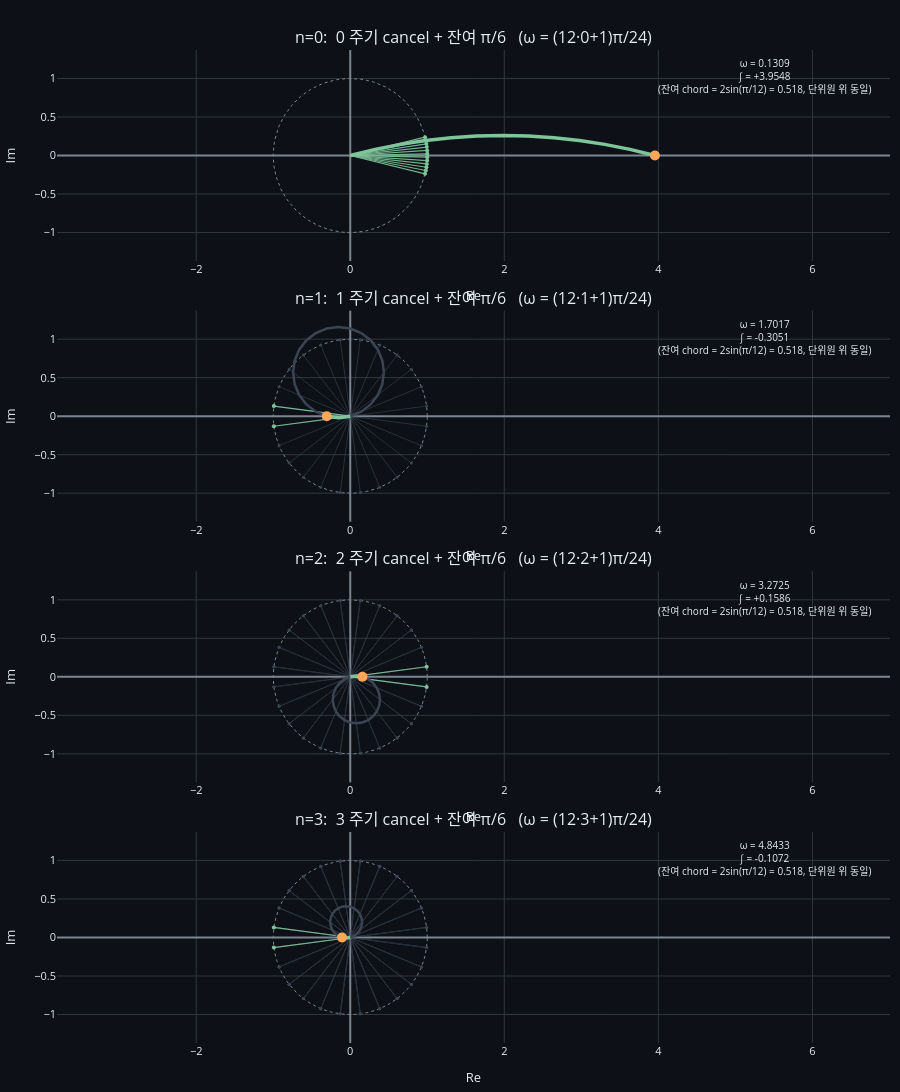

Notebook source saved alongside this figure:
### Markdown cell above
## Phase 2 — `1/ω` 감쇠가 어디서 나오는가

이제 잔여각 $\theta_\text{res} = \pi/6$을 **고정**하고 ω를 점점 키운다. 그러면 ω가 클수록 적분 구간 [-W, W] 안에 단위벡터의 한 주기(2π)가 더 많이 들어간다 — 그 주기 묶음들은 정확히 cancel되어 0. 남는 건 *마지막 못 채운 잔여 호*뿐.

조건: $2\omega W = 2\pi n + \pi/6$ → ω_n = (12n + 1)π/24 (W=2).

| n | 사라지는 주기 묶음 | ω_n | 총 회전각 |
|---|---|---|---|
| 0 | 0 (잔여만) | π/24 | π/6 |
| 1 | 1 주기 | 13π/24 | 2π + π/6 |
| 2 | 2 주기 | 25π/24 | 4π + π/6 |
| 3 | 3 주기 | 37π/24 | 6π + π/6 |

**핵심 관찰**: 잔여 호의 chord 길이는 모두 동일 (2sin(π/12) ≈ 0.518). 그런데 *적분값*은 1/ω로 줄어든다. 이유는 같은 호를 만드는 데 들인 시간이 ω에 반비례하게 줄었기 때문 — 각 단위벡터의 가중치 dt는 같지만, ω가 클수록 단위벡터들이 단위원 위에서 *듬성하게* 분포 (밀도 ∝ 1/ω). 그래서 적분 = chord × (1/ω 비례 가중치).

각 패널은 Phase 1과 같은 한 복소평면 — 왼쪽에 단위원과 단위벡터들 (회색 = 한 주기 묶음, 초록 = 잔여 호), 거기서 시작해 Re축으로 뻗는 누적 호. ω가 커질수록:
- 회색 묶음(한 주기 cancel)이 1, 2, 3개로 늘어남
- 회색 + 잔여 단위벡터들의 *간격*이 ω·Δt로 듬성해짐
- 누적 호 끝점이 1/ω로 Re축의 작은 값으로 수렴

### Code cell
ns_phase2 = [0, 1, 2, 3]

# Phase 1과 같은 가로 범위 — 1/ω 감쇠가 끝점 위치에서 직접 보이도록
X_MAX_P2 = 4.5
X_MIN_P2 = -1.3
Y_LIM_P2 = 1.3

# 각 ω_n에서 단위벡터 화살표 개수: 한 주기당 12개 정도면 시각적으로 OK.
# n=0은 잔여만 있으니 12개; n=k는 (k 주기 + 잔여) 가 12·(k+0.5) ≈ 12k+6개 정도가 적당.
# (잔여각 π/6은 한 주기 2π의 1/12라 6개가 아니라 2개 — 너무 작음 → 한 주기에 24개로 잡고
#  잔여 6개로 가는 게 잔여 시각화에 더 좋음)
ARROWS_PER_PERIOD = 24

fig = go.Figure()
fig.set_subplots(rows=4, cols=1, vertical_spacing=0.05,
                 subplot_titles=[f'n={n}:  {n} 주기 cancel + 잔여 π/6   '
                                 f'(ω = (12·{n}+1)π/24)' for n in ns_phase2])

for row, n in enumerate(ns_phase2, start=1):
    omega = (12 * n + 1) * np.pi / 24      # W=2 가정
    # 단위벡터 개수: 한 주기당 ARROWS_PER_PERIOD개 + 잔여(잔여각 π/6 = 한 주기의 1/12)
    n_per = ARROWS_PER_PERIOD * n          # n주기 묶음
    n_res = ARROWS_PER_PERIOD // 12         # 잔여 (대략, 한 주기/12)
    n_total = max(n_per + n_res, 12)        # n=0이면 12개 (잔여만이지만 시각화 위해 충분히)

    dt = 2 * W / n_total
    t_k = -W + np.arange(n_total) * dt + dt / 2
    unit_vecs = np.exp(-1j * omega * t_k)
    arrows = unit_vecs * dt
    cum = np.concatenate([[0+0j], np.cumsum(arrows)])

    # 한 주기 묶음 / 잔여 분기 — 정확한 boundary는 t축에서 (-W + n주기길이)
    # 한 주기 시간 = 2π/ω. n주기 = n·2π/ω. boundary t = -W + n·2π/ω
    # 거기까지의 단위벡터 개수 = n·2π / (ω·dt)
    one_period_arrows = 2 * np.pi / (omega * dt)   # float
    boundary = int(round(n * one_period_arrows))   # 정수 인덱스

    # 단위원 (점선)
    th = np.linspace(0, 2*np.pi, 200)
    fig.add_trace(go.Scatter(x=np.cos(th), y=np.sin(th), mode='lines',
                             line=dict(color=_AXIS, width=1, dash='dot'),
                             hoverinfo='skip', showlegend=False),
                  row=row, col=1)

    # 한 주기 묶음 단위벡터 화살표 (회색 dim) — 0..boundary-1
    if boundary > 0:
        uv_dim = unit_vecs[:boundary]
        m = len(uv_dim)
        xs = np.empty(3*m); ys = np.empty(3*m)
        xs[0::3] = 0; xs[1::3] = uv_dim.real; xs[2::3] = np.nan
        ys[0::3] = 0; ys[1::3] = uv_dim.imag; ys[2::3] = np.nan
        fig.add_trace(go.Scatter(x=xs, y=ys, mode='lines',
                                 line=dict(color=_DIM, width=1),
                                 opacity=0.6, hoverinfo='skip', showlegend=False),
                      row=row, col=1)
        fig.add_trace(go.Scatter(x=uv_dim.real, y=uv_dim.imag, mode='markers',
                                 marker=dict(color=_DIM, size=3),
                                 hoverinfo='skip', showlegend=False),
                      row=row, col=1)

    # 잔여 단위벡터 화살표 (강조 초록) — boundary..end
    uv_res = unit_vecs[boundary:]
    m = len(uv_res)
    if m > 0:
        xs = np.empty(3*m); ys = np.empty(3*m)
        xs[0::3] = 0; xs[1::3] = uv_res.real; xs[2::3] = np.nan
        ys[0::3] = 0; ys[1::3] = uv_res.imag; ys[2::3] = np.nan
        fig.add_trace(go.Scatter(x=xs, y=ys, mode='lines',
                                 line=dict(color=_GREEN, width=1.2),
                                 opacity=0.9, hoverinfo='skip', showlegend=False),
                      row=row, col=1)
        fig.add_trace(go.Scatter(x=uv_res.real, y=uv_res.imag, mode='markers',
                                 marker=dict(color=_GREEN, size=4),
                                 hoverinfo='skip', showlegend=False),
                      row=row, col=1)

    # 한 주기 묶음 누적 호 (회색)
    if boundary > 0:
        fig.add_trace(go.Scatter(x=cum.real[:boundary+1], y=cum.imag[:boundary+1],
                                 mode='lines',
                                 line=dict(color=_DIM, width=2.5),
                                 hoverinfo='skip', showlegend=False),
                      row=row, col=1)

    # 잔여 누적 호 (초록 강조) — Re축 끝점에서 멈춤
    fig.add_trace(go.Scatter(x=cum.real[boundary:], y=cum.imag[boundary:],
                             mode='lines',
                             line=dict(color=_GREEN, width=3.5),
                             hoverinfo='skip', showlegend=False),
                  row=row, col=1)

    # 누적 끝점 = X(jω)
    fig.add_trace(go.Scatter(x=[cum.real[-1]], y=[cum.imag[-1]],
                             mode='markers',
                             marker=dict(color=_ORANGE, size=10, symbol='circle'),
                             hoverinfo='skip', showlegend=False),
                  row=row, col=1)

    # 라벨
    integ = cum[-1]
    fig.add_annotation(
        text=(f'ω = {omega:.4f}<br>'
              f'∫ = {integ.real:+.4f}<br>'
              f'(잔여 chord = 2sin(π/12) = 0.518, 단위원 위 동일)'),
        xref=f'x{row} domain' if row>1 else 'x domain',
        yref=f'y{row} domain' if row>1 else 'y domain',
        x=0.98, y=0.98, xanchor='right', yanchor='top',
        showarrow=False, font=dict(color=_FG, size=10),
    )

fig.update_layout(
    paper_bgcolor=_BG, plot_bgcolor=_BG,
    font=dict(color=_FG, size=11),
    margin=dict(l=10, r=10, t=50, b=20),
    height=1100, showlegend=False,
)
ax_pairs_p2 = [('xaxis', 'y'), ('xaxis2', 'y2'),
                ('xaxis3', 'y3'), ('xaxis4', 'y4')]
for ax_name, scale_target in ax_pairs_p2:
    fig.layout[ax_name].update(range=[X_MIN_P2, X_MAX_P2], gridcolor=_GRID,
                                zerolinecolor=_AXIS, color=_FG,
                                scaleanchor=scale_target, scaleratio=1,
                                title='Re')
for ay in ['yaxis', 'yaxis2', 'yaxis3', 'yaxis4']:
    fig.layout[ay].update(range=[-Y_LIM_P2, Y_LIM_P2], gridcolor=_GRID,
                          zerolinecolor=_AXIS, color=_FG, title='Im')
fig.show()

# 수치 확인 표 (정확한 적분은 dense 샘플링으로)
print('\nn   ω         |∫|     ∫.real      ∫.imag       chord_len_unit_circle')
for n in ns_phase2:
    omega = (12*n + 1) * np.pi / 24
    arrows_d, cum_d, chord_pts_d = make_unit_arrows(omega, W, n_points=2000)
    integ = cum_d[-1]
    chord_unit = abs(chord_pts_d[1] - chord_pts_d[0])
    print(f'{n}   {omega:.4f}   {abs(integ):.4f}   {integ.real:+.4f}   {integ.imag:+.4f}   {chord_unit:.4f}')

### Figure 1 — Plotly figure (JSON) as saved in the notebook; plotly's stock layout.template omitted (floating-point values rounded to 4 significant figures; data arrays with more than 128 entries replaced by an {"elided": "..."} marker saying what was removed)
{"data": [{"hoverinfo": "skip", "line": {"color": "#7d8590", "dash": "dot", "width": 1}, "mode": "lines", "showlegend": false, "type": "scatter", "x": {"elided": "200 float values"}, "xaxis": "x", "y": {"elided": "200 float values"}, "yaxis": "y"}, {"hoverinfo": "skip", "line": {"color": "#7ec699", "width": 1.2}, "mode": "lines", "opacity": 0.9, "showlegend": false, "type": "scatter", "x": [0.0, 0.9713, NaN, 0.0, 0.9808, NaN, 0.0, 0.9884, NaN, 0.0, 0.9941, NaN, 0.0, 0.9979, NaN, 0.0, 0.9998, NaN, 0.0, 0.9998, NaN, 0.0, 0.9979, NaN, 0.0, 0.9941, NaN, 0.0, 0.9884, NaN, 0.0, 0.9808, NaN, 0.0, 0.9713, NaN], "xaxis": "x", "y": [0.0, 0.2377, NaN, 0.0, 0.1951, NaN, 0.0, 0.1521, NaN, 0.0, 0.1089, NaN, 0.0, 0.0654, NaN, 0.0, 0.02181, NaN, 0.0, -0.02181, NaN, 0.0, -0.0654, NaN, 0.0, -0.1089, NaN, 0.0, -0.1521, NaN, 0.0, -0.1951, NaN, 0.0, -0.2377, NaN], "yaxis": "y"}, {"hoverinfo": "skip", "marker": {"color": "#7ec699", "size": 4}, "mode": "markers", "showlegend": false, "type": "scatter", "x": [0.9713, 0.9808, 0.9884, 0.9941, 0.9979, 0.9998, 0.9998, 0.9979, 0.9941, 0.9884, 0.9808, 0.9713], "xaxis": "x", "y": [0.2377, 0.1951, 0.1521, 0.1089, 0.0654, 0.02181, -0.02181, -0.0654, -0.1089, -0.1521, -0.1951, -0.2377], "yaxis": "y"}, {"hoverinfo": "skip", "line": {"color": "#7ec699", "width": 3.5}, "mode": "lines", "showlegend": false, "type": "scatter", "x": [0.0, 0.3238, 0.6507, 0.9802, 1.312, 1.644, 1.977, 2.311, 2.643, 2.975, 3.304, 3.631, 3.955], "xaxis": "x", "y": [0.0, 0.07923, 0.1443, 0.195, 0.2313, 0.2531, 0.2603, 0.2531, 0.2313, 0.195, 0.1443, 0.07923, 8.327e-17], "yaxis": "y"}, {"hoverinfo": "skip", "marker": {"color": "#ffa657", "size": 10, "symbol": "circle"}, "mode": "markers", "showlegend": false, "type": "scatter", "x": [3.955], "xaxis": "x", "y": [8.327e-17], "yaxis": "y"}, {"hoverinfo": "skip", "line": {"color": "#7d8590", "dash": "dot", "width": 1}, "mode": "lines", "showlegend": false, "type": "scatter", "x": {"elided": "200 float values"}, "xaxis": "x2", "y": {"elided": "200 float values"}, "yaxis": "y2"}, {"hoverinfo": "skip", "line": {"color": "#3a4452", "width": 1}, "mode": "lines", "opacity": 0.6, "showlegend": false, "type": "scatter", "x": [0.0, -0.9914, NaN, 0.0, -0.9914, NaN, 0.0, -0.9239, NaN, 0.0, -0.7934, NaN, 0.0, -0.6088, NaN, 0.0, -0.3827, NaN, 0.0, -0.1305, NaN, 0.0, 0.1305, NaN, 0.0, 0.3827, NaN, 0.0, 0.6088, NaN, 0.0, 0.7934, NaN, 0.0, 0.9239, NaN, 0.0, 0.9914, NaN, 0.0, 0.9914, NaN, 0.0, 0.9239, NaN, 0.0, 0.7934, NaN, 0.0, 0.6088, NaN, 0.0, 0.3827, NaN, 0.0, 0.1305, NaN, 0.0, -0.1305, NaN, 0.0, -0.3827, NaN, 0.0, -0.6088, NaN, 0.0, -0.7934, NaN, 0.0, -0.9239, NaN], "xaxis": "x2", "y": [0.0, -0.1305, NaN, 0.0, 0.1305, NaN, 0.0, 0.3827, NaN, 0.0, 0.6088, NaN, 0.0, 0.7934, NaN, 0.0, 0.9239, NaN, 0.0, 0.9914, NaN, 0.0, 0.9914, NaN, 0.0, 0.9239, NaN, 0.0, 0.7934, NaN, 0.0, 0.6088, NaN, 0.0, 0.3827, NaN, 0.0, 0.1305, NaN, 0.0, -0.1305, NaN, 0.0, -0.3827, NaN, 0.0, -0.6088, NaN, 0.0, -0.7934, NaN, 0.0, -0.9239, NaN, 0.0, -0.9914, NaN, 0.0, -0.9914, NaN, 0.0, -0.9239, NaN, 0.0, -0.7934, NaN, 0.0, -0.6088, NaN, 0.0, -0.3827, NaN], "yaxis": "y2"}, {"hoverinfo": "skip", "marker": {"color": "#3a4452", "size": 3}, "mode": "markers", "showlegend": false, "type": "scatter", "x": [-0.9914, -0.9914, -0.9239, -0.7934, -0.6088, -0.3827, -0.1305, 0.1305, 0.3827, 0.6088, 0.7934, 0.9239, 0.9914, 0.9914, 0.9239, 0.7934, 0.6088, 0.3827, 0.1305, -0.1305, -0.3827, -0.6088, -0.7934, -0.9239], "xaxis": "x2", "y": [-0.1305, 0.1305, 0.3827, 0.6088, 0.7934, 0.9239, 0.9914, 0.9914, 0.9239, 0.7934, 0.6088, 0.3827, 0.1305, -0.1305, -0.3827, -0.6088, -0.7934, -0.9239, -0.9914, -0.9914, -0.9239, -0.7934, -0.6088, -0.3827], "yaxis": "y2"}, {"hoverinfo": "skip", "line": {"color": "#7ec699", "width": 1.2}, "mode": "lines", "opacity": 0.9, "showlegend": false, "type": "scatter", "x": [0.0, -0.9914, NaN, 0.0, -0.9914, NaN], "xaxis": "x2", "y": [0.0, -0.1305, NaN, 0.0, 0.1305, NaN], "yaxis": "y2"}, {"hoverinfo": "skip", "marker": {"color": "#7ec699", "size": 4}, "mode": "markers", "showlegend": false, "type": "scatter", "x": [-0.9914, -0.9914], "xaxis": "x2", "y": [-0.1305, 0.1305], "yaxis": "y2"}, {"hoverinfo": "skip", "line": {"color": "#3a4452", "width": 2.5}, "mode": "lines", "showlegend": false, "type": "scatter", "x": [0.0, -0.1525, -0.3051, -0.4472, -0.5692, -0.6629, -0.7218, -0.7419, -0.7218, -0.6629, -0.5692, -0.4472, -0.3051, -0.1525, 0.0, 0.1421, 0.2642, 0.3578, 0.4167, 0.4368, 0.4167, 0.3578, 0.2642, 0.1421, -2.498e-16], "xaxis": "x2", "y": [0.0, -0.02008, -1.041e-16, 0.05887, 0.1525, 0.2746, 0.4167, 0.5692, 0.7218, 0.8639, 0.986, 1.08, 1.138, 1.159, 1.138, 1.08, 0.986, 0.8639, 0.7218, 0.5692, 0.4167, 0.2746, 0.1525, 0.05887, -1.943e-16], "yaxis": "y2"}, {"hoverinfo": "skip", "line": {"color": "#7ec699", "width": 3.5}, "mode": "lines", "showlegend": false, "type": "scatter", "x": [-2.498e-16, -0.1525, -0.3051], "xaxis": "x2", "y": [-1.943e-16, -0.02008, -9.021e-17], "yaxis": "y2"}, {"hoverinfo": "skip", "marker": {"color": "#ffa657", "size": 10, "symbol": "circle"}, "mode": "markers", "showlegend": false, "type": "scatter", "x": [-0.3051], "xaxis": "x2", "y": [-9.021e-17], "yaxis": "y2"}, {"hoverinfo": "skip", "line": {"color": "#7d8590", "dash": "dot", "width": 1}, "mode": "lines", "showlegend": false, "type": "scatter", "x": {"elided": "200 float values"}, "xaxis": "x3", "y": {"elided": "200 float values"}, "yaxis": "y3"}, {"hoverinfo": "skip", "line": {"color": "#3a4452", "width": 1}, "mode": "lines", "opacity": 0.6, "showlegend": false, "type": "scatter", "x": {"elided": "144 float values"}, "xaxis": "x3", "y": {"elided": "144 float values"}, "yaxis": "y3"}, {"hoverinfo": "skip", "marker": {"color": "#3a4452", "size": 3}, "mode": "markers", "showlegend": false, "type": "scatter", "x": [0.9914, 0.9914, 0.9239, 0.7934, 0.6088, 0.3827, 0.1305, -0.1305, -0.3827, -0.6088, -0.7934, -0.9239, -0.9914, -0.9914, -0.9239, -0.7934, -0.6088, -0.3827, -0.1305, 0.1305, 0.3827, 0.6088, 0.7934, 0.9239, 0.9914, 0.9914, 0.9239, 0.7934, 0.6088, 0.3827, 0.1305, -0.1305, -0.3827, -0.6088, -0.7934, -0.9239, -0.9914, -0.9914, -0.9239, -0.7934, -0.6088, -0.3827, -0.1305, 0.1305, 0.3827, 0.6088, 0.7934, 0.9239], "xaxis": "x3", "y": [0.1305, -0.1305, -0.3827, -0.6088, -0.7934, -0.9239, -0.9914, -0.9914, -0.9239, -0.7934, -0.6088, -0.3827, -0.1305, 0.1305, 0.3827, 0.6088, 0.7934, 0.9239, 0.9914, 0.9914, 0.9239, 0.7934, 0.6088, 0.3827, 0.1305, -0.1305, -0.3827, -0.6088, -0.7934, -0.9239, -0.9914, -0.9914, -0.9239, -0.7934, -0.6088, -0.3827, -0.1305, 0.1305, 0.3827, 0.6088, 0.7934, 0.9239, 0.9914, 0.9914, 0.9239, 0.7934, 0.6088, 0.3827], "yaxis": "y3"}, {"hoverinfo": "skip", "line": {"color": "#7ec699", "width": 1.2}, "mode": "lines", "opacity": 0.9, "showlegend": false, "type": "scatter", "x": [0.0, 0.9914, NaN, 0.0, 0.9914, NaN], "xaxis": "x3", "y": [0.0, 0.1305, NaN, 0.0, -0.1305, NaN], "yaxis": "y3"}, {"hoverinfo": "skip", "marker": {"color": "#7ec699", "size": 4}, "mode": "markers", "showlegend": false, "type": "scatter", "x": [0.9914, 0.9914], "xaxis": "x3", "y": [0.1305, -0.1305], "yaxis": "y3"}, {"hoverinfo": "skip", "line": {"color": "#3a4452", "width": 2.5}, "mode": "lines", "showlegend": false, "type": "scatter", "x": [0.0, 0.07932, 0.1586, 0.2325, 0.296, 0.3447, 0.3753, 0.3858, 0.3753, 0.3447, 0.296, 0.2325, 0.1586, 0.07932, 0.0, -0.07391, -0.1374, -0.1861, -0.2167, -0.2271, -0.2167, -0.1861, -0.1374, -0.07391, -2.776e-17, 0.07932, 0.1586, 0.2325, 0.296, 0.3447, 0.3753, 0.3858, 0.3753, 0.3447, 0.296, 0.2325, 0.1586, 0.07932, -2.22e-16, -0.07391, -0.1374, -0.1861, -0.2167, -0.2271, -0.2167, -0.1861, -0.1374, -0.07391, 1.11e-16], "xaxis": "x3", "y": [0.0, 0.01044, 3.123e-17, -0.03061, -0.07932, -0.1428, -0.2167, -0.296, -0.3753, -0.4492, -0.5127, -0.5614, -0.592, -0.6025, -0.592, -0.5614, -0.5127, -0.4492, -0.3753, -0.296, -0.2167, -0.1428, -0.07932, -0.03061, -1.041e-17, 0.01044, 6.939e-18, -0.03061, -0.07932, -0.1428, -0.2167, -0.296, -0.3753, -0.4492, -0.5127, -0.5614, -0.592, -0.6025, -0.592, -0.5614, -0.5127, -0.4492, -0.3753, -0.296, -0.2167, -0.1428, -0.07932, -0.03061, 1.7e-16], "yaxis": "y3"}, {"hoverinfo": "skip", "line": {"color": "#7ec699", "width": 3.5}, "mode": "lines", "showlegend": false, "type": "scatter", "x": [1.11e-16, 0.07932, 0.1586], "xaxis": "x3", "y": [1.7e-16, 0.01044, 1.388e-16], "yaxis": "y3"}, {"hoverinfo": "skip", "marker": {"color": "#ffa657", "size": 10, "symbol": "circle"}, "mode": "markers", "showlegend": false, "type": "scatter", "x": [0.1586], "xaxis": "x3", "y": [1.388e-16], "yaxis": "y3"}, {"hoverinfo": "skip", "line": {"color": "#7d8590", "dash": "dot", "width": 1}, "mode": "lines", "showlegend": false, "type": "scatter", "x": {"elided": "200 float values"}, "xaxis": "x4", "y": {"elided": "200 float values"}, "yaxis": "y4"}, {"hoverinfo": "skip", "line": {"color": "#3a4452", "width": 1}, "mode": "lines", "opacity": 0.6, "showlegend": false, "type": "scatter", "x": {"elided": "216 float values"}, "xaxis": "x4", "y": {"elided": "216 float values"}, "yaxis": "y4"}, {"hoverinfo": "skip", "marker": {"color": "#3a4452", "size": 3}, "mode": "markers", "showlegend": false, "type": "scatter", "x": [-0.9914, -0.9914, -0.9239, -0.7934, -0.6088, -0.3827, -0.1305, 0.1305, 0.3827, 0.6088, 0.7934, 0.9239, 0.9914, 0.9914, 0.9239, 0.7934, 0.6088, 0.3827, 0.1305, -0.1305, -0.3827, -0.6088, -0.7934, -0.9239, -0.9914, -0.9914, -0.9239, -0.7934, -0.6088, -0.3827, -0.1305, 0.1305, 0.3827, 0.6088, 0.7934, 0.9239, 0.9914, 0.9914, 0.9239, 0.7934, 0.6088, 0.3827, 0.1305, -0.1305, -0.3827, -0.6088, -0.7934, -0.9239, -0.9914, -0.9914, -0.9239, -0.7934, -0.6088, -0.3827, -0.1305, 0.1305, 0.3827, 0.6088, 0.7934, 0.9239, 0.9914, 0.9914, 0.9239, 0.7934, 0.6088, 0.3827, 0.1305, -0.1305, -0.3827, -0.6088, -0.7934, -0.9239], "xaxis": "x4", "y": [-0.1305, 0.1305, 0.3827, 0.6088, 0.7934, 0.9239, 0.9914, 0.9914, 0.9239, 0.7934, 0.6088, 0.3827, 0.1305, -0.1305, -0.3827, -0.6088, -0.7934, -0.9239, -0.9914, -0.9914, -0.9239, -0.7934, -0.6088, -0.3827, -0.1305, 0.1305, 0.3827, 0.6088, 0.7934, 0.9239, 0.9914, 0.9914, 0.9239, 0.7934, 0.6088, 0.3827, 0.1305, -0.1305, -0.3827, -0.6088, -0.7934, -0.9239, -0.9914, -0.9914, -0.9239, -0.7934, -0.6088, -0.3827, -0.1305, 0.1305, 0.3827, 0.6088, 0.7934, 0.9239, 0.9914, 0.9914, 0.9239, 0.7934, 0.6088, 0.3827, 0.1305, -0.1305, -0.3827, -0.6088, -0.7934, -0.9239, -0.9914, -0.9914, -0.9239, -0.7934, -0.6088, -0.3827], "yaxis": "y4"}, {"hoverinfo": "skip", "line": {"color": "#7ec699", "width": 1.2}, "mode": "lines", "opacity": 0.9, "showlegend": false, "type": "scatter", "x": [0.0, -0.9914, NaN, 0.0, -0.9914, NaN], "xaxis": "x4", "y": [0.0, -0.1305, NaN, 0.0, 0.1305, NaN], "yaxis": "y4"}, {"hoverinfo": "skip", "marker": {"color": "#7ec699", "size": 4}, "mode": "markers", "showlegend": false, "type": "scatter", "x": [-0.9914, -0.9914], "xaxis": "x4", "y": [-0.1305, 0.1305], "yaxis": "y4"}, {"hoverinfo": "skip", "line": {"color": "#3a4452", "width": 2.5}, "mode": "lines", "showlegend": false, "type": "scatter", "x": [0.0, -0.05359, -0.1072, -0.1571, -0.2, -0.2329, -0.2536, -0.2607, -0.2536, -0.2329, -0.2, -0.1571, -0.1072, -0.05359, 1.735e-16, 0.04994, 0.09282, 0.1257, 0.1464, 0.1535, 0.1464, 0.1257, 0.09282, 0.04994, 3.469e-17, -0.05359, -0.1072, -0.1571, -0.2, -0.2329, -0.2536, -0.2607, -0.2536, -0.2329, -0.2, -0.1571, -0.1072, -0.05359, 2.012e-16, 0.04994, 0.09282, 0.1257, 0.1464, 0.1535, 0.1464, 0.1257, 0.09282, 0.04994, -2.776e-17, -0.05359, -0.1072, -0.1571, -0.2, -0.2329, -0.2536, -0.2607, -0.2536, -0.2329, -0.2, -0.1571, -0.1072, -0.05359, 3.469e-17, 0.04994, 0.09282, 0.1257, 0.1464, 0.1535, 0.1464, 0.1257, 0.09282, 0.04994, -2.776e-17], "xaxis": "x4", "y": [0.0, -0.007055, -5.638e-17, 0.02069, 0.05359, 0.09648, 0.1464, 0.2, 0.2536, 0.3035, 0.3464, 0.3793, 0.4, 0.4071, 0.4, 0.3793, 0.3464, 0.3035, 0.2536, 0.2, 0.1464, 0.09648, 0.05359, 0.02069, -6.939e-18, -0.007055, 5.204e-18, 0.02069, 0.05359, 0.09648, 0.1464, 0.2, 0.2536, 0.3035, 0.3464, 0.3793, 0.4, 0.4071, 0.4, 0.3793, 0.3464, 0.3035, 0.2536, 0.2, 0.1464, 0.09648, 0.05359, 0.02069, -6.939e-17, -0.007055, -8.153e-17, 0.02069, 0.05359, 0.09648, 0.1464, 0.2, 0.2536, 0.3035, 0.3464, 0.3793, 0.4, 0.4071, 0.4, 0.3793, 0.3464, 0.3035, 0.2536, 0.2, 0.1464, 0.09648, 0.05359, 0.02069, -7.286e-17], "yaxis": "y4"}, {"hoverinfo": "skip", "line": {"color": "#7ec699", "width": 3.5}, "mode": "lines", "showlegend": false, "type": "scatter", "x": [-2.776e-17, -0.05359, -0.1072], "xaxis": "x4", "y": [-7.286e-17, -0.007055, -1.648e-17], "yaxis": "y4"}, {"hoverinfo": "skip", "marker": {"color": "#ffa657", "size": 10, "symbol": "circle"}, "mode": "markers", "showlegend": false, "type": "scatter", "x": [-0.1072], "xaxis": "x4", "y": [-1.648e-17], "yaxis": "y4"}], "layout": {"annotations": [{"font": {"size": 16}, "showarrow": false, "text": "n=0:  0 주기 cancel + 잔여 π/6   (ω = (12·0+1)π/24)", "x": 0.5, "xanchor": "center", "xref": "paper", "y": 1, "yanchor": "bottom", "yref": "paper"}, {"font": {"size": 16}, "showarrow": false, "text": "n=1:  1 주기 cancel + 잔여 π/6   (ω = (12·1+1)π/24)", "x": 0.5, "xanchor": "center", "xref": "paper", "y": 0.7375, "yanchor": "bottom", "yref": "paper"}, {"font": {"size": 16}, "showarrow": false, "text": "n=2:  2 주기 cancel + 잔여 π/6   (ω = (12·2+1)π/24)", "x": 0.5, "xanchor": "center", "xref": "paper", "y": 0.475, "yanchor": "bottom", "yref": "paper"}, {"font": {"size": 16}, "showarrow": false, "text": "n=3:  3 주기 cancel + 잔여 π/6   (ω = (12·3+1)π/24)", "x": 0.5, "xanchor": "center", "xref": "paper", "y": 0.2125, "yanchor": "bottom", "yref": "paper"}, {"font": {"color": "#e6edf3", "size": 10}, "showarrow": false, "text": "ω = 0.1309<br>∫ = +3.9548<br>(잔여 chord = 2sin(π/12) = 0.518, 단위원 위 동일)", "x": 0.98, "xanchor": "right", "xref": "x domain", "y": 0.98, "yanchor": "top", "yref": "y domain"}, {"font": {"color": "#e6edf3", "size": 10}, "showarrow": false, "text": "ω = 1.7017<br>∫ = -0.3051<br>(잔여 chord = 2sin(π/12) = 0.518, 단위원 위 동일)", "x": 0.98, "xanchor": "right", "xref": "x2 domain", "y": 0.98, "yanchor": "top", "yref": "y2 domain"}, {"font": {"color": "#e6edf3", "size": 10}, "showarrow": false, "text": "ω = 3.2725<br>∫ = +0.1586<br>(잔여 chord = 2sin(π/12) = 0.518, 단위원 위 동일)", "x": 0.98, "xanchor": "right", "xref": "x3 domain", "y": 0.98, "yanchor": "top", "yref": "y3 domain"}, {"font": {"color": "#e6edf3", "size": 10}, "showarrow": false, "text": "ω = 4.8433<br>∫ = -0.1072<br>(잔여 chord = 2sin(π/12) = 0.518, 단위원 위 동일)", "x": 0.98, "xanchor": "right", "xref": "x4 domain", "y": 0.98, "yanchor": "top", "yref": "y4 domain"}], "font": {"color": "#e6edf3", "size": 11}, "height": 1100, "margin": {"b": 20, "l": 10, "r": 10, "t": 50}, "paper_bgcolor": "#0d1117", "plot_bgcolor": "#0d1117", "showlegend": false, "xaxis": {"anchor": "y", "color": "#e6edf3", "domain": [0, 1], "gridcolor": "#30363d", "range": [-1.3, 4.5], "scaleanchor": "y", "scaleratio": 1, "title": {"text": "Re"}, "zerolinecolor": "#7d8590"}, "xaxis2": {"anchor": "y2", "color": "#e6edf3", "domain": [0, 1], "gridcolor": "#30363d", "range": [-1.3, 4.5], "scaleanchor": "y2", "scaleratio": 1, "title": {"text": "Re"}, "zerolinecolor": "#7d8590"}, "xaxis3": {"anchor": "y3", "color": "#e6edf3", "domain": [0, 1], "gridcolor": "#30363d", "range": [-1.3, 4.5], "scaleanchor": "y3", "scaleratio": 1, "title": {"text": "Re"}, "zerolinecolor": "#7d8590"}, "xaxis4": {"anchor": "y4", "color": "#e6edf3", "domain": [0, 1], "gridcolor": "#30363d", "range": [-1.3, 4.5], "scaleanchor": "y4", "scaleratio": 1, "title": {"text": "Re"}, "zerolinecolor": "#7d8590"}, "yaxis": {"anchor": "x", "color": "#e6edf3", "domain": [0.7875, 1], "gridcolor": "#30363d", "range": [-1.3, 1.3], "title": {"text": "Im"}, "zerolinecolor": "#7d8590"}, "yaxis2": {"anchor": "x2", "color": "#e6edf3", "domain": [0.525, 0.7375], "gridcolor": "#30363d", "range": [-1.3, 1.3], "title": {"text": "Im"}, "zerolinecolor": "#7d8590"}, "yaxis3": {"anchor": "x3", "color": "#e6edf3", "domain": [0.2625, 0.475], "gridcolor": "#30363d", "range": [-1.3, 1.3], "title": {"text": "Im"}, "zerolinecolor": "#7d8590"}, "yaxis4": {"anchor": "x4", "color": "#e6edf3", "domain": [0, 0.2125], "gridcolor": "#30363d", "range": [-1.3, 1.3], "title": {"text": "Im"}, "zerolinecolor": "#7d8590"}}}
